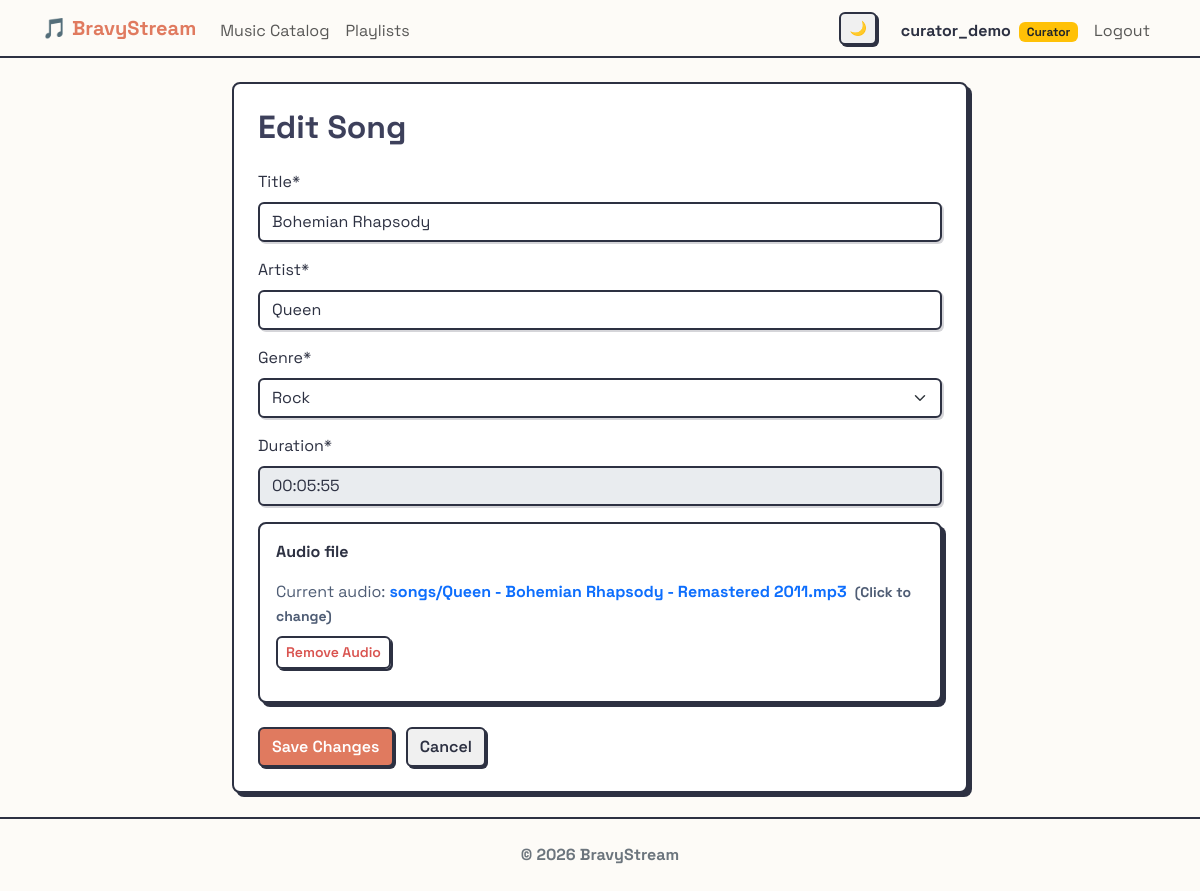
Before: /music/songs/2/edit/ (signed in) with the older database file.
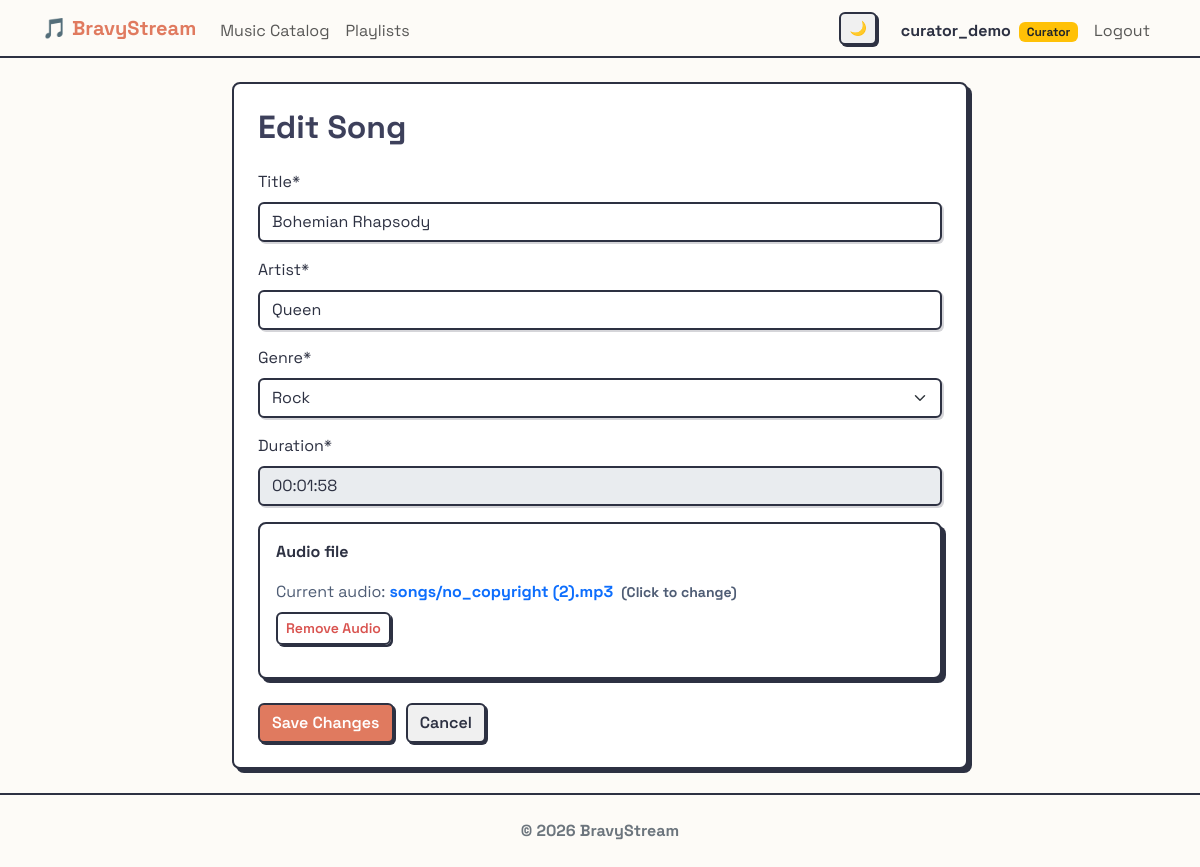
After: the same page with the newer database file.
### music/models.py (models this page shows, shortened)
class Song(models.Model):
    title = models.CharField(max_length=200)
    artist = models.CharField(max_length=200)
    genre = models.ForeignKey(
        Genre,
        on_delete=models.CASCADE,
        related_name='songs',
    )
    duration = models.DurationField()
    audio_file = models.FileField(
        upload_to='songs/',
        blank=True,
        null=True,
        validators=[FileExtensionValidator(allowed_extensions=['mp3', 'wav', 'ogg', 'flac', 'aac', 'm4a'])]
    )
    likes = models.ManyToManyField(settings.AUTH_USER_MODEL, related_name='liked_songs', blank=True)
    created_at = models.DateTimeField(auto_now_add=True)
    class Meta:
        ordering = ['-created_at', 'id']

### music/views.py (the view)
# urls.py: path('songs/<int:pk>/edit/', SongUpdateView.as_view(), name='song_update'),
class SongUpdateView(LoginRequiredMixin, CuratorRequiredMixin, NextUrlMixin, UpdateView):
    model = Song
    template_name = 'music/song_form.html'
    form_class = SongForm

### music/forms.py
class SongForm(forms.ModelForm):
    class Meta:
        model = Song
        fields = ['title', 'artist', 'genre', 'duration', 'audio_file']
        widgets = {
            'audio_file': CustomAudioFileInput(attrs={'class': 'form-control'})
        }
    def __init__(self, *args, **kwargs):
        super().__init__(*args, **kwargs)
        is_cleared = self.is_bound and self.data.get(self.add_prefix('audio_file') + '-clear')
        if self.instance and self.instance.pk and self.instance.audio_file and not is_cleared:
            self.fields['duration'].widget.attrs['readonly'] = True
            self.fields['duration'].widget.attrs['style'] = 'background-color: #e9ecef; pointer-events: none;'
        if is_cleared:
            self.fields['audio_file'].widget.attrs['data_cleared'] = 'true'

### music/mixins.py (called while the page is built)
    def get_context_data(self, **kwargs):
        context = super().get_context_data(**kwargs)
        context['next_url'] = self.request.POST.get('next') or self.request.GET.get('next') or self.request.META.get('HTTP_REFERER', '')
        return context

### music/models.py (called while the page is built)
    def __str__(self):
        return self.name

### templates/music/song_form.html (shortened to what this page needs)
{% extends 'base.html' %}
{% load crispy_forms_tags %}
{% load static %}
{% block content %}
<div class="row justify-content-center">
	<div class="col-md-8">
		<div class="card neo-card">
			<div class="card-body p-4">
				<h2 class="card-title mb-4" style="color: var(--accent-tertiary);">
					{% if object %}Edit Song{% else %}Add Song{% endif %}
				</h2>
				<form method="post" enctype="multipart/form-data">
					{{ form.title|as_crispy_field }}
					{{ form.artist|as_crispy_field }}
					{{ form.genre|as_crispy_field }}
					{{ form.duration|as_crispy_field }}
					<div class="mb-4 p-3 border rounded neo-card" style="background-color: var(--bg-color);">
						<label for="{{ form.audio_file.id_for_label }}" class="form-label fw-bold">
							Audio file{% if form.audio_file.field.required %}<span class="text-danger">*</span>{% endif %}
						</label>
						{{ form.audio_file }}
					</div>
					<div class="mt-3">
						<button type="submit" class="btn btn-primary">
							{% if object %}Save Changes{% else %}Add{% endif %}
						</button>
						<a href="{% if next_url %}{{ next_url }}{% else %}{% url 'music:song_list' %}{% endif %}" class="btn btn-outline-secondary ms-2">
							Cancel
						</a>
					</div>
				</form>
			</div>
		</div>
	</div>
</div>
{% endblock %}

### templates/music/widgets/custom_audio_file.html (shortened to what this page needs)
{% load static %}
<div id="audio_ui_container_{{ widget.name }}">
    <div id="loaded_state_{{ widget.name }}" class="mt-2" style="{% if not widget.is_initial or widget.attrs.data_cleared %}display: none;{% endif %}">
        <div class="mb-2" id="current_{{ widget.name }}">
            <span class="text-muted">Current audio:</span>
            <a href="#" onclick="document.getElementById('{{ widget.attrs.id }}').click(); return false;" class="text-primary fw-bold text-decoration-none" title="Click to select a different audio file">
                <span id="current_{{ widget.name }}_text">{% if widget.is_initial %}{{ widget.value.name }}{% endif %}</span> <small class="text-muted ms-1">(Click to change)</small>
            </a>
        </div>
        <div class="mb-3" id="remove_btn_container_{{ widget.name }}">
            <button type="button" class="btn btn-sm btn-outline-danger" onclick="removeAudio('{{ widget.name }}', '{% if not widget.required %}{{ widget.checkbox_id }}{% endif %}', '{{ widget.attrs.id }}')">
                Remove Audio
            </button>
        </div>
    </div>
</div>

Changed rows visible on the page:
changed Song "Bohemian Rhapsody": duration "00:05:55" → "00:01:58"; value.name "songs/Queen - Bohemian Rhapsody - Remastered 2011.mp3" → "songs/no_copyright (2).mp3"
